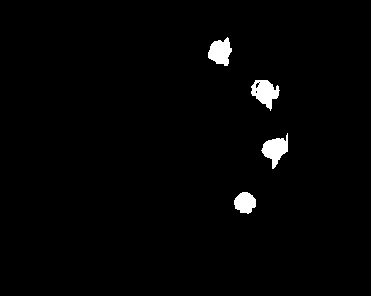
#> input picture 视觉物联网程序/实验二 静态图像分割/drop_1/img1.jpg, 371 x 296 px
$ python add.py
#> lines starting #> are read from the running program, lines starting #| are printed output that depends on the picture; after the words box and inside, x2 and y2 are one past the last pixel; in counts of white or black regions, pixels touching at a corner belong together
import numpy as np
import cv2

img1 = cv2.imread('drop_1/img1.jpg',cv2.IMREAD_GRAYSCALE)
#> img1 is the input picture: shape (296, 371); min 0, max 255, mean 4.2
img2 = cv2.imread('drop_2/img1.jpg',cv2.IMREAD_GRAYSCALE)
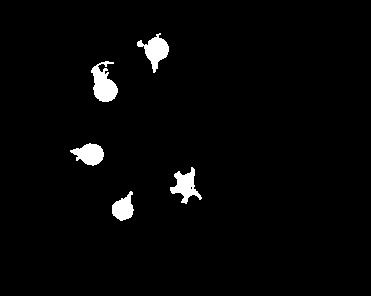
#> input picture 视觉物联网程序/实验二 静态图像分割/drop_2/img1.jpg, 371 x 296 px
#> img2 is the input picture: shape (296, 371); min 0, max 255, mean 6.2
img=np.logical_or(img1>9,img2>9).astype('uint8')*255
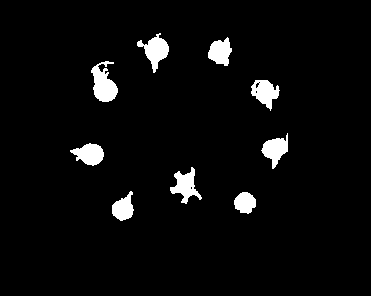
#> img: shape (296, 371); 4.1% white; 9 white regions, largest, box (x1, y1, x2, y2) and area: (91, 61, 118, 102) 669, (137, 33, 169, 73) 571, (170, 167, 202, 204) 540
#cv2.imshow('after',img)
cv2.imwrite('add/img1.jpg',img)
